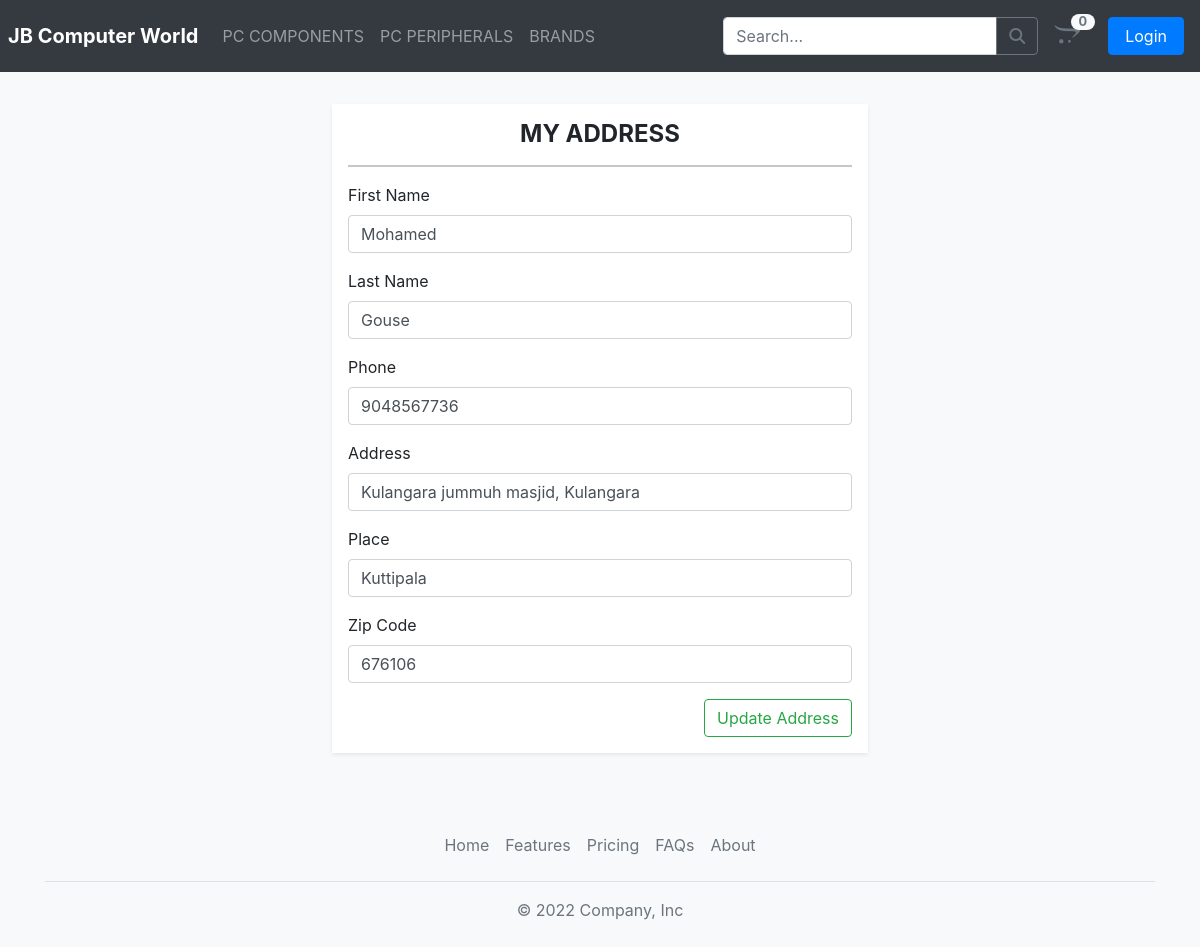
The app's page /edit_address/1 with its own data.
### acuser/models.py (models this page shows, shortened)
class UserAddress(models.Model):
    user = models.ForeignKey(User, on_delete=models.CASCADE)
    first_name = models.CharField(max_length=50)
    last_name = models.CharField(max_length=50)
    Email = models.CharField(max_length=50)
    phone = models.CharField(max_length=13)
    address = models.CharField(max_length=250)
    zipcode = models.CharField(max_length=6)
    place = models.CharField(max_length=250)

### acuser/views.py (the view, shortened to what this page needs)
# urls.py: path('edit_address/<int:id>', edit_address, name='edit_address'),
def edit_address(request, id):
    address = UserAddress.objects.get(id=id)
    return render(request, 'account/edit_address.html', {'address': address})

### cart/context_processor.py (called while the page is built)
def cart(request):
    total_cart_item = 0
    if request.user.is_authenticated:
        cart = CartItem.objects.filter(user=request.user)
        for item in cart:
            total_cart_item += item.quantity
    return {'total_cart_item': total_cart_item}

### templates/account/edit_address.html (shortened to what this page needs)
{% extends 'core/base.html' %}
{% block content %}
<div class="container">
    <div class="py-3">
        <div class="row py-3 px-1 d-flex justify-content-center">
            <div class="col-md-6">
                <div class="bg-white shadow-sm p-3">
                    <h4 class="text-center fw-bold text-uppercase">My Address</h4>
                    <hr>
                    <form method="post" action="" onsubmit="return validatePassword()">
                        <div class="form-group">
                            <label for="first_name">First Name</label>
                            <input type="text" id="first_name" name="first_name" value="{{ address.first_name }}" class="form-control">
                        </div>
                        <div class="form-group">
                            <label for="last_name">Last Name</label>
                            <input type="text" id="last_name" name="last_name" value="{{ address.last_name }}" class="form-control">
                        </div>
                        <div class="form-group">
                            <label for="phone">Phone</label>
                            <input type="text" id="phone" name="phone" value="{{ address.phone }}" class="form-control">
                        </div>
                        <div class="form-group">
                            <label for="address">Address</label>
                            <input type="text" id="address" name="address" value="{{ address.address }}" class="form-control">
                        </div>
                        <div class="form-group">
                            <label for="place">Place</label>
                            <input type="text" id="place" name="place" value="{{ address.place }}" class="form-control">
                        </div>
                        <div class="form-group">
                            <label for="zipcode">Zip Code</label>
                            <input type="text" id="zipcode" name="zipcode" value="{{ address.zipcode }}" class="form-control">
                        </div>
                        <div class="text-right">
                            <input type="submit" class="btn btn-outline-success" value="Update Address">
                        </div>
                    </form>
                </div>
            </div>
        </div>
    </div>
</div>
{% endblock %}

### records on screen
UserAddress: first_name "Mohamed", last_name "Gouse", phone "9048567736", address "Kulangara jummuh masjid, Kulangara", place "Kuttipala", zipcode "676106"

### other values on screen
{{ total_cart_item }} "0"
